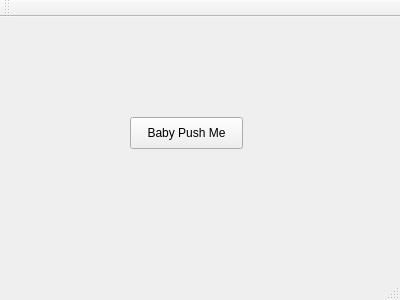
<?xml version="1.0" encoding="UTF-8"?>
<ui version="4.0">
 <class>MyMainWindow</class>
 <widget class="QMainWindow" name="MyMainWindow">
  <property name="geometry">
   <rect>
    <x>0</x>
    <y>0</y>
    <width>400</width>
    <height>300</height>
   </rect>
  </property>
  <property name="windowTitle">
   <string>MyMainWindow</string>
  </property>
  <widget class="QWidget" name="centralWidget">
   <widget class="QPushButton" name="pushButton">
    <property name="geometry">
     <rect>
      <x>130</x>
      <y>100</y>
      <width>113</width>
      <height>32</height>
     </rect>
    </property>
    <property name="text">
     <string>Baby Push Me</string>
    </property>
   </widget>
  </widget>
  <widget class="QMenuBar" name="menuBar">
   <property name="geometry">
    <rect>
     <x>0</x>
     <y>0</y>
     <width>400</width>
     <height>22</height>
    </rect>
   </property>
  </widget>
  <widget class="QToolBar" name="mainToolBar">
   <attribute name="toolBarArea">
    <enum>TopToolBarArea</enum>
   </attribute>
   <attribute name="toolBarBreak">
    <bool>false</bool>
   </attribute>
  </widget>
  <widget class="QStatusBar" name="statusBar"/>
 </widget>
 <layoutdefault spacing="6" margin="11"/>
 <resources/>
 <connections/>
</ui>
